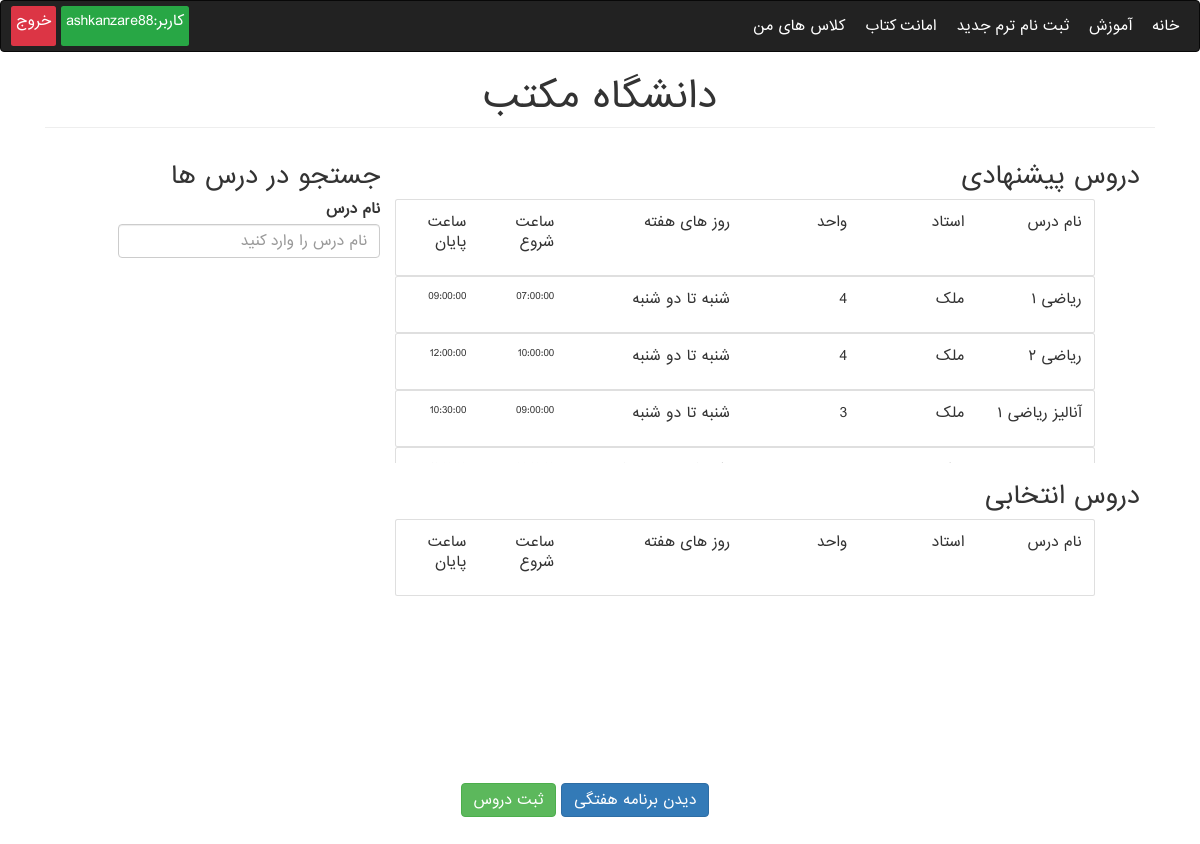
/Education/register-course/ (signed in), run on the app's committed database.
### Education/models.py (models this page shows, shortened)
class User(AbstractUser):
    phone_regex = RegexValidator(regex=r'^9\d{9}$',
                                 message="شماره تماس باید با فرمت ۹۱۲۷۸۹۳۴۵۶ وارد شود")
    phone = models.CharField(validators=[phone_regex], max_length=10, unique=True)
    image = models.ImageField(upload_to='user_image', blank=True, null=True)
    user_type = models.CharField(max_length=500, choices=USER_TYPE_CHOICES, default=None, null=True)
    EMAIL_FIELD = 'phone'
    REQUIRED_FIELDS = ['phone']

class Course(models.Model):
    college = models.ForeignKey(College, on_delete=models.CASCADE)
    lesson = models.ForeignKey(Lesson, on_delete=models.RESTRICT)
    teacher = models.ForeignKey(Teacher, on_delete=models.RESTRICT)
    hours = models.DecimalField(max_digits=10, decimal_places=2)
    max_stds = models.PositiveIntegerField()
    start_date = models.DateField()
    ACTIVE = True
    ENDED = False
    status = (
        (ACTIVE, 'Active'),
        (ENDED, 'Ended'),
    )
    course_status = models.BooleanField(default=ACTIVE, choices=status)
    days = (
        (SATURDAY[0], SATURDAY[1]),
        (SUNDAY[0], SUNDAY[1]),
        (MONDAY[0], MONDAY[1]),
        (THURSDAY[0], THURSDAY[1]),
        (WEDNESDAY[0], WEDNESDAY[1]),
        (TUESDAY[0], TUESDAY[1])
    )
    session_1 = models.CharField(max_length=100, choices=days, null=True, blank=True)
    session_2 = models.CharField(max_length=100, choices=days, null=True, blank=True)
    session_start_time = models.TimeField(default=django.utils.timezone.now)
    session_end_time = models.TimeField(default=django.utils.timezone.now)

class Lesson(models.Model):
    name = models.CharField(max_length=250, unique=True)
    unit = models.PositiveIntegerField()

class Person(models.Model):
    user = models.OneToOneField(User, on_delete=models.CASCADE, null=True, blank=True, verbose_name=USERNAME)
    first_name = models.CharField(max_length=200, verbose_name=FIRST_NAME)
    last_name = models.CharField(max_length=200, verbose_name=LAST_NAME)
    birthday = models.DateField(verbose_name=BIRTHDAY)
    address = models.TextField(verbose_name=ADDRESS)
    personal_id = models.CharField(max_length=200, unique=True, blank=True, null=True, verbose_name=PERSONAL_ID)
    email = models.EmailField(verbose_name=EMAIL)
    entry_date = models.DateField(null=True, blank=True, default=django.utils.timezone.now, verbose_name=ENTRY_DATE)
    register_date = models.DateField(null=True, blank=True, default=django.utils.timezone.now,
                                     verbose_name=REGISTER_DATE)

### Education/views.py (the view)
# urls.py: path('register-course/', register_course, name='register_course'),
def register_course(request):
    if request.method == 'GET':
        std = Student.objects.get(user=request.user)
        courses = Course.objects.filter(college=std.study_field.college)
        context = {
            'courses': courses,
            'std': std
        }
        return render(request, 'Education/student/register-course.html', context=context)

### Education/templatetags/education_extras.py (called while the page is built)
@register.filter(name='time_format')
def time_format(value):
    return f'{value}'

### templates/Education/student/register-course.html (shortened to what this page needs)
{% extends 'Education/base.html' %}
{% load education_extras %}
{% block content %}
    {% if std.registration_confirmation %}
    <div class="container">
        <div class="row">
            <div id="suggest" class="col-md-8 text-right" style="height: 40vh!important; overflow: auto; direction: ltr">
                <h3>دروس پیشنهادی</h3>
                <div class="card w-100 row" style="width: 70rem!important;">
                            <div class="card-body col-12">
                                <div class="row">
                                    <p class="card-text text-right col-2">  نام درس </p>
                                    <p class="card-text text-right col-2">استاد</p>
                                    <p class="card-text text-right col-2">واحد</p>
                                    <div class="col-6">
                                        <div class="row">
                                            <p class="card-text col-6 text-right">روز های هفته </p>
                                            <p class="card-text col-3 text-right">ساعت شروع</p>
                                            <p class="card-text col-3 text-right">ساعت پایان</p>
                                        </div>
                                    </div>
                                </div>
                            </div>
                        </div>
                    {% for course in courses %}
                        <div id="{{ course.id }}" class="card w-100 row course-select" style="width: 70rem!important;" onclick="select('{{ course.id }}', true)">
                            <div class="card-body col-12">
                                <div class="row">
                                    <p class="card-text text-right col-2">  {{ course.lesson.name }} </p>
                                    <p class="card-text text-right col-2">{{ course.teacher.last_name }}</p>
                                    <p class="card-text text-right col-2">{{ course.lesson.unit }}</p>
                                    <div class="col-6">
                                        <div class="row">
                                            <p class="card-text col-6 text-right">{{ course.session_1 }}  تا {{ course.session_2 }} </p>
                                            <p class="card-text col-3 text-right" style="direction: ltr!important; font-size: 70%">{{ course.session_start_time|time_format }}</p>
                                            <p class="card-text col-3 text-right" style="direction: ltr!important; font-size: 70%">{{ course.session_end_time|time_format }}</p>
                                        </div>
                                    </div>
                                </div>
                            </div>
                        </div>
                    {% endfor %}
            </div>
            <div class="col-md-4 text-right">
                <h3>جستجو در درس ها</h3>
                <div class="mt-3">
                    <label for="field_name">نام درس</label><br>
                    <input  onkeyup="get_courses_results('{% url 'education_api:courses-api' 'search' %}')" type="text" class="form-control w-75" aria-label="نام درس" name="field_name" id="field_name" placeholder="نام درس را وارد کنید">
                </div>
            </div>
        </div>
        <div class="row">
            <div id='choice' class="col-md-8 text-right" style="height: 40vh!important; overflow: auto; direction: ltr">
                <h3>دروس انتخابی</h3>
                <div class="card w-100 row" style="width: 70rem!important;">
                            <div class="card-body col-12">
                                <div class="row">
                                    <p class="card-text text-right col-2">  نام درس </p>
                                    <p class="card-text text-right col-2">استاد</p>
                                    <p class="card-text text-right col-2">واحد</p>
                                    <div class="col-6">
                                        <div class="row">
                                            <p class="card-text col-6 text-right">روز های هفته </p>
                                            <p class="card-text col-3 text-right">ساعت شروع</p>
                                            <p class="card-text col-3 text-right">ساعت پایان</p>
                                        </div>
                                    </div>
                                </div>
                            </div>
                        </div>
            </div>
        </div>
        <div class="d-flex justify-content-center">
             <a href="" class="btn btn-primary ml-2">دیدن برنامه هفتگی</a>
             <button class="btn btn-success" onclick='register_courses("{% url 'education_api:check_courses' %}", "{% url 'education_api:select_course' %}", "{{ csrf_token }}", {{ std.id }}, "{% url 'Education:student_courses' %}")'>ثبت دروس</button>
        </div>
    </div>
    {% else %}
        <div class="container text-center">
            <h2 class="text-secondary">
                شما به علت عدم تایید ثبت نام از سمت آموزش مجاز به انتخاب واحد نیستید
            </h2>
        </div>
    {% endif %}
{% endblock %}

### templates/Education/base.html (shortened to what this page needs)
{% load static %}
<!doctype html>
<html lang="en">
<head>
    <link rel="stylesheet" href="https://maxcdn.bootstrapcdn.com/bootstrap/3.4.1/css/bootstrap.min.css">
    <link rel="stylesheet" href="https://stackpath.bootstrapcdn.com/bootstrap/4.1.3/css/bootstrap.min.css"
>
    <link rel="stylesheet" href="https://maxcdn.bootstrapcdn.com/bootstrap/3.4.1/css/bootstrap.min.css">
    <link rel="stylesheet" href="https://cdnjs.cloudflare.com/ajax/libs/font-awesome/4.7.0/css/font-awesome.min.css" />
    <link rel="stylesheet" href="{% static 'css/main.css' %}" type="text/css"/>
</head>
<body>
<nav class="navbar navbar-inverse">
    <div class="d-flex justify-content-between w-100">
    <div class="d-flex text-white w-100">
        <div class="p-3">
            <a href="{% url 'Education:home' %}">خانه</a>
        </div>
        <div class="p-3">
            <a href="{% url 'Education:info' %}">آموزش</a>
        </div>
        {% if user.is_authenticated %}
            {%if user.is_superuser %}
                <div class="p-3">
                    <a href="{% url 'Education:std_requests' %}">درخواست ها</a>
                </div>
                <div class="p-3">
                    <a href="{% url 'Education:all_students' %}">دانشجویان</a>
                </div>
            {% else %}
                <div class="p-3">
                    <a href="{% url 'Education:register_course' %}">ثبت نام ترم جدید</a>
                </div>
                <div class="p-3">
                    <a href="{% url 'library:rent_book' %}">امانت کتاب</a>
                </div>
                <div class="p-3">
                    <a href="{% url 'Education:student_courses' %}">کلاس های من</a>
                </div>
            {% endif %}
        {% else %}
            <div class="p-3">
            <a href="{% url 'Education:login' %}">ورود</a>
            </div>
        {% endif %}
    </div>
        {% if user.is_authenticated %}
            <div class="p-2 bg-success rounded">
                <a>کاربر:{{ user.username }}</a>
            </div>
            <div class="p-2 mr-2 bg-danger rounded">
                <a href="{% url 'Education:logout' %}">خروج</a>
            </div>
        {% endif %}
    </div>
</nav>
<div class="container mb-5">
    <div class="text-center"><h1 class="mt-2">دانشگاه مکتب</h1></div>
    <hr class="mt-0 mb-4">
    {% block content %}
    {% endblock %}
</div>
</body>
</html>

### static/css/main.css (style rules this page uses)
* { direction: rtl; font-family: "iranian sans", sans-serif; }
nav a { color: white!important; text-decoration: none!important; }
a { text-decoration: none!important; }

### data on the page
User: username "ashkanzare88"
Course: lesson.name "ریاضی ۱", teacher.last_name "ملک", lesson.unit "4", session_1 "شنبه", session_2 "دو شنبه", session_start_time "07:00:00", session_end_time "09:00:00"
Course: lesson.name "ریاضی ۲", teacher.last_name "ملک", lesson.unit "4", session_1 "شنبه", session_2 "دو شنبه", session_start_time "10:00:00", session_end_time "12:00:00"
Course: lesson.name "آنالیز ریاضی ۱", teacher.last_name "ملک", lesson.unit "3", session_1 "شنبه", session_2 "دو شنبه", session_start_time "09:00:00", session_end_time "10:30:00"
